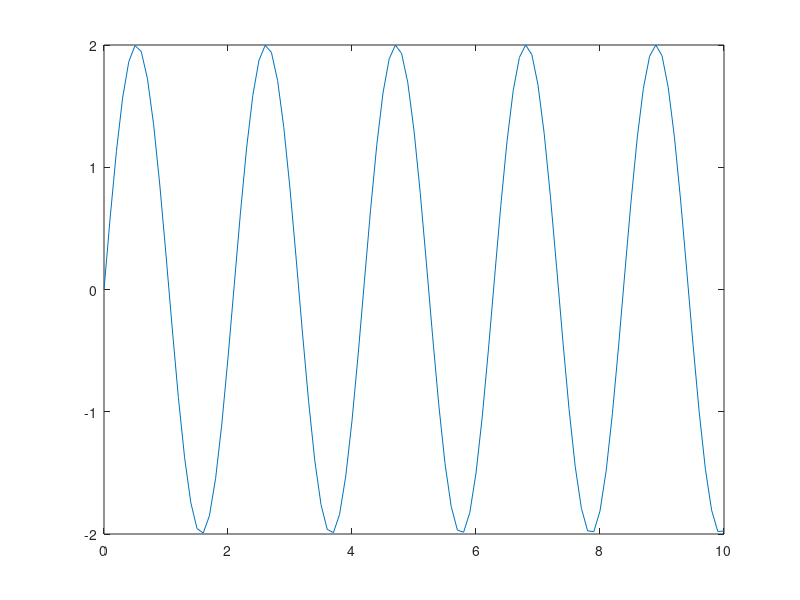
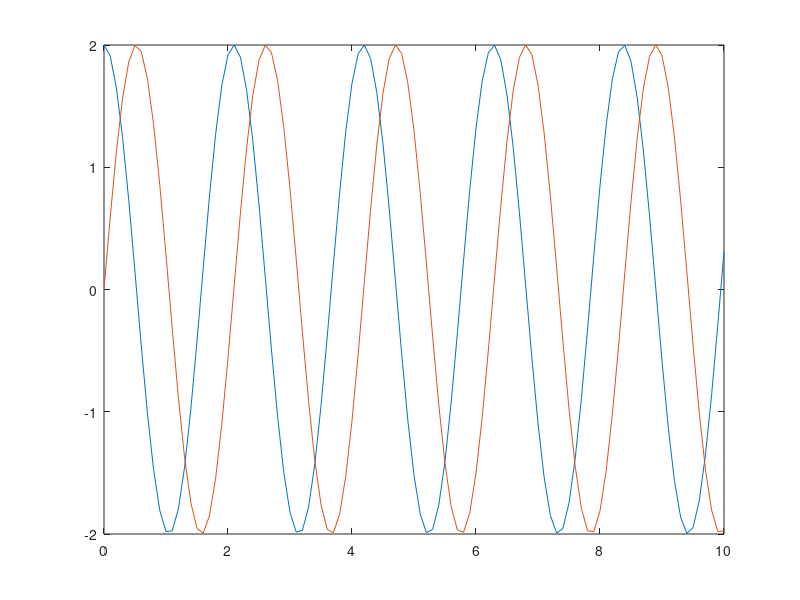
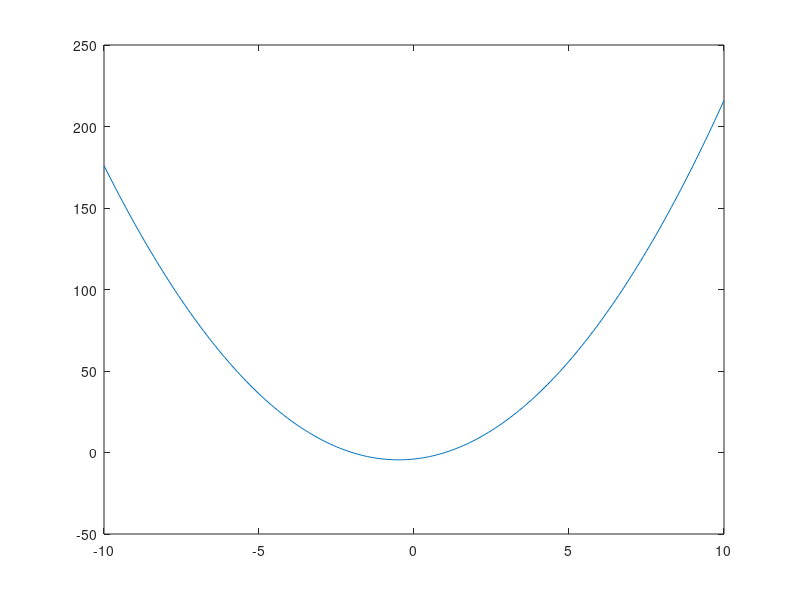

These charts were generated, in order, by the following MATLAB code:
clc;
clear all;
close all;

%% Graficos

t = 0:0.1:10;
y1 = 2*sin(3*t);
figure(1);
plot(t, y1);

%% Mais de um grafico na mesma figura

u = 0:0.1:10;

y2 = 2*cos(3*u);
figure(2);
plot(u, y2);
hold on
plot(t, y1);


%%

x = -10:0.1:10;
y3 = 2*x.^2+ 2*x - 4;
figure(3);
plot(x, y3);